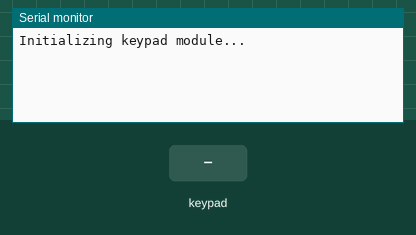
This sketch was run on a simulated Arduino Mega 2560, built with avr-gcc and run on an emulated ATmega2560. Shown: the last lines printed to the serial monitor. Inputs (shaded band) come from the test bench.

Above: at 2.2 s.
2.3 s: key '1' pressed
At 2.9 s:
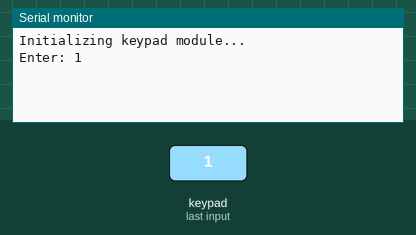
3.8 s: keypad keys 1 2 3 4 # pressed 0.4 s apart
At 6.8 s:
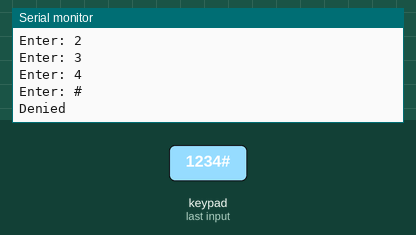
7.3 s: key 'A' pressed
At 7.9 s:
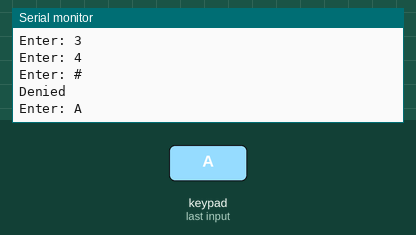
8.8 s: keypad keys 1 2 3 4 * pressed 0.4 s apart
At 11.4 s:
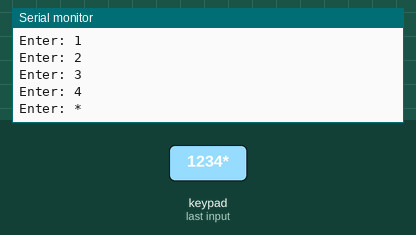
12.3 s: key 'B' pressed
At 13.0 s:
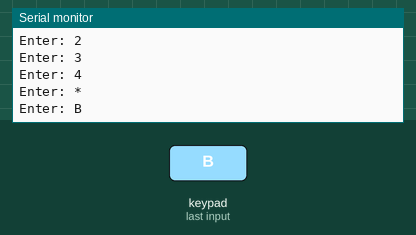
13.8 s: keypad keys 1 2 3 4 D pressed 0.4 s apart
At 16.4 s:
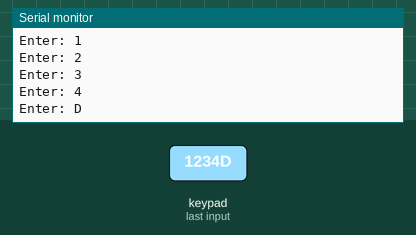
Timing chart, 0 to 17.9 s (numbered marks = the images above; inputs shaded):
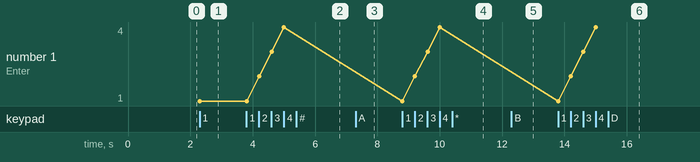

The sketch:

Keypad.ino
```cpp
#include <Keypad.h>

char key[4];
int i = 0;
String pass;

const byte ROWS = 4; // Four rows
const byte COLS = 4; // columnsffff
// Define the Keymap
char keys[ROWS][COLS] = {
  {'1', '2', '3', 'A'},
  {'4', '5', '6', 'B'},
  {'7', '8', '9', 'C'},
  {'*', '0', '#', 'D'}
};
// Connect keypad ROW0, ROW1, ROW2 and ROW3 to these Arduino pins.
byte rowPins[ROWS] = {29, 28, 27, 26}; //connect to the row pinouts of the keypad
byte colPins[COLS] = {25, 24, 23, 22}; //connect to the column pinouts of the keypad

Keypad keypad = Keypad( makeKeymap(keys), rowPins, colPins, ROWS, COLS );

void setup() {
  Serial.begin(9600);
  Serial.println("Initializing keypad module...");
  keypad.addEventListener(keypadEvent); //add an event listener for this keypad
  delay(1000);
}

void loop() {
  //Read Keypad
  keypad.getKey();
}

void keypadEvent(KeypadEvent eKey)
{

  switch (keypad.getState())
  {
    case PRESSED:

      key[i] = eKey;
      Serial.print("Enter: ");
      Serial.println(eKey);
      delay(10);
      i++;


      switch (eKey)
      {
        case '#': checkPassword(); delay(1); break;

        case '*': i=0; delay(1); break;

        default: delay(1);
      }
  }
}

void checkPassword()
{
  pass="";
  pass.concat(key[0]);
  pass.concat(key[1]);
  pass.concat(key[2]);
  pass.concat(key[3]);

  if(pass == "1234")
  {

    Serial.println("Accepted");
    i=0;
    delay(10);

  } else
  {
    Serial.println("Denied"); //if passwords wrong keep box locked
    i=0;
    delay(10);


  }

}
```

Measured:
- after the input at 2.3 s, the serial monitor: prints a new line at once (image 1)
- after the input at 3.8 s, the serial monitor: prints a new line after 0.40 s (image 2)
- after the input at 7.3 s, the serial monitor: prints a new line at once (image 3)
- after the input at 8.8 s, the serial monitor: prints a new line at once (image 4)
- after the input at 12.3 s, the serial monitor: prints a new line at once (image 5)
- after the input at 13.8 s, the serial monitor: prints a new line at once (image 6)
- plotted number 1: 1 → 4 after the input at 3.8 s
